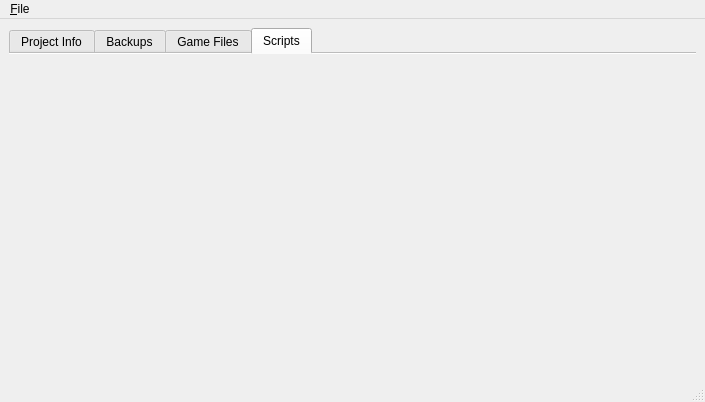
<?xml version="1.0" encoding="UTF-8"?>
<ui version="4.0">
 <class>MainWindow</class>
 <widget class="QMainWindow" name="MainWindow">
  <property name="geometry">
   <rect>
    <x>0</x>
    <y>0</y>
    <width>705</width>
    <height>402</height>
   </rect>
  </property>
  <property name="windowTitle">
   <string>SHSL Editor</string>
  </property>
  <widget class="QWidget" name="centralwidget">
   <layout class="QHBoxLayout" name="horizontalLayout">
    <item>
     <widget class="QTabWidget" name="tabs">
      <property name="currentIndex">
       <number>3</number>
      </property>
      <property name="documentMode">
       <bool>true</bool>
      </property>
      <widget class="QWidget" name="projectInfoTab">
       <attribute name="title">
        <string>Project Info</string>
       </attribute>
       <layout class="QHBoxLayout" name="horizontalLayout_2">
        <item>
         <widget class="QListView" name="projectInfo"/>
        </item>
       </layout>
      </widget>
      <widget class="QWidget" name="backupsTab">
       <attribute name="title">
        <string>Backups</string>
       </attribute>
      </widget>
      <widget class="QWidget" name="gameFilesTab">
       <attribute name="title">
        <string>Game Files</string>
       </attribute>
       <layout class="QVBoxLayout" name="verticalLayout_2">
        <property name="leftMargin">
         <number>0</number>
        </property>
        <property name="topMargin">
         <number>0</number>
        </property>
        <property name="rightMargin">
         <number>0</number>
        </property>
        <property name="bottomMargin">
         <number>0</number>
        </property>
       </layout>
      </widget>
      <widget class="QWidget" name="scriptsTab">
       <attribute name="title">
        <string>Scripts</string>
       </attribute>
       <layout class="QVBoxLayout" name="verticalLayout">
        <property name="leftMargin">
         <number>0</number>
        </property>
        <property name="topMargin">
         <number>0</number>
        </property>
        <property name="rightMargin">
         <number>0</number>
        </property>
        <property name="bottomMargin">
         <number>0</number>
        </property>
       </layout>
      </widget>
     </widget>
    </item>
   </layout>
  </widget>
  <widget class="QMenuBar" name="menubar">
   <property name="geometry">
    <rect>
     <x>0</x>
     <y>0</y>
     <width>705</width>
     <height>23</height>
    </rect>
   </property>
   <widget class="QMenu" name="menuFile">
    <property name="title">
     <string>&amp;File</string>
    </property>
    <addaction name="actionNew_Project"/>
    <addaction name="actionOpen_Project"/>
    <addaction name="separator"/>
    <addaction name="actionClose_Project"/>
    <addaction name="separator"/>
    <addaction name="actionSet_Game_Directory"/>
   </widget>
   <addaction name="menuFile"/>
  </widget>
  <widget class="QStatusBar" name="statusbar"/>
  <action name="actionNew_Project">
   <property name="text">
    <string>&amp;New Project...</string>
   </property>
   <property name="shortcut">
    <string>N</string>
   </property>
   <property name="shortcutContext">
    <enum>Qt::WidgetShortcut</enum>
   </property>
  </action>
  <action name="actionOpen_Project">
   <property name="text">
    <string>&amp;Open Project...</string>
   </property>
   <property name="shortcut">
    <string>O</string>
   </property>
   <property name="shortcutContext">
    <enum>Qt::WidgetShortcut</enum>
   </property>
  </action>
  <action name="actionClose_Project">
   <property name="text">
    <string>Close Project</string>
   </property>
  </action>
  <action name="actionSet_Game_Directory">
   <property name="text">
    <string>Set &amp;Game Directory...</string>
   </property>
   <property name="shortcut">
    <string>G</string>
   </property>
   <property name="shortcutContext">
    <enum>Qt::WidgetShortcut</enum>
   </property>
  </action>
 </widget>
 <tabstops>
  <tabstop>projectInfo</tabstop>
 </tabstops>
 <resources/>
 <connections/>
</ui>
